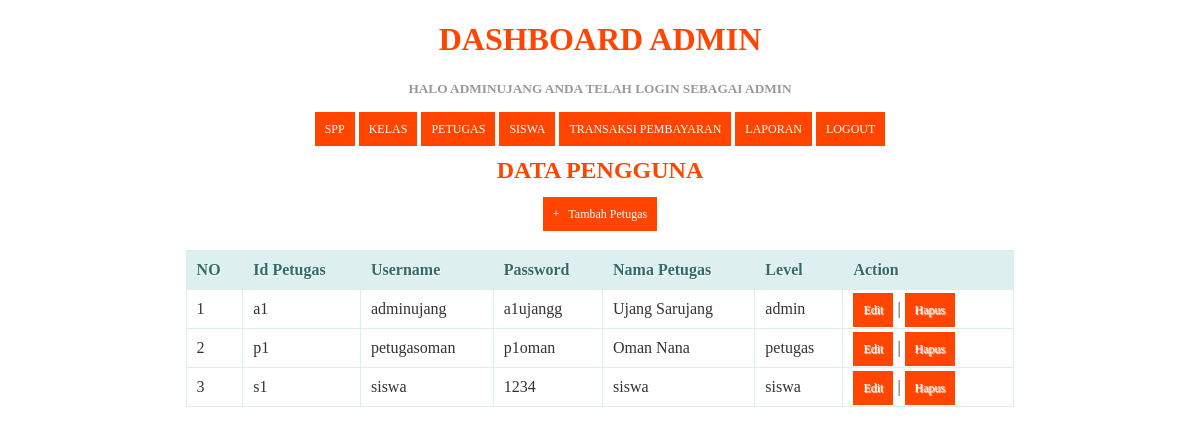
The app's page /petugas.php (signed in) with its own data.
### tables this page shows
CREATE TABLE IF NOT EXISTS `petugas` (
  `id_petugas` varchar(10) NOT NULL,
  `username` varchar(20) NOT NULL,
  `password` varchar(20) NOT NULL,
  `nama_petugas` varchar(30) NOT NULL,
  `level` enum('admin','petugas','siswa') NOT NULL
);

### petugas.php (the view, shortened to what this page needs)
<!DOCTYPE html>
<html>
  <head>
  </head>
<body>
  <?php
  include ('header.php');
?>
    <center><h2>Data Pengguna</h2><center>
    <center><a href="tambah_petugas.php">+ &nbsp; Tambah Petugas </a><center>
    <br/>
    <table>
      <thead>
        <tr>
    <th>NO</th>
    <th>Id Petugas</th>
    <th>Username</th>
    <th>Password</th>
    <th>Nama Petugas</th>
    <th>Level</th>
    <th>Action</th>
        </tr>
    </thead>
    <tbody>
      <?php
      $query = "SELECT * FROM petugas ORDER BY id_petugas";
      $result = mysqli_query($koneksi, $query);
      $no = 1;
      while($row = mysqli_fetch_assoc($result))
      {
      ?>
       <tr>
          <td><?php echo $no; ?></td>
          <td><?php echo $row['id_petugas']; ?></td>
          <td><?php echo $row['username']; ?></td>
          <td><?php echo $row['password']; ?></td>
          <td><?php echo $row['nama_petugas']; ?></td>
          <td><?php echo $row['level']; ?></td>
          <td width="150px">
              <a href="edit_petugas.php?id=<?php echo $row['id_petugas']; ?>">Edit</a> |
              <a href="proses_hapuspetugas.php?id=<?php echo $row['id_petugas']; ?>" onClick="return confirm('Anda yakin akan menghapus data ini?')">Hapus</a>
          </td>
      </tr>
      <?php
        $no++;
      }
      ?>
    </tbody>
    </table>
</body>
</html>

### petugas.php (style rules this page uses)
* { font-family: "Trebuchet MS"; }
h2 { text-transform: uppercase; color: orangered; }
table { border: solid 1px #DDEEEE; border-collapse: collapse; border-spacing: 0; width: 10%; margin: 10px auto 10px auto; }
table thead th { background-color: #000080; border: solid 1px #DDEEEE; color: #336B6B; padding: 10px; text-align: left; text-shadow: 1px 1px 1px #fff; text-decoration: none; }
table tbody td { border: solid 1px #DDEEEE; color: #000080; padding: 10px; text-shadow: 1px 1px 1px #fff; }
a { background-color: orangered; color: #000080; padding: 10px; text-decoration: none; font-size: 12px; }

### header.php (style rules this page uses)
* { font-family: "Trebuchet MS"; }
table { border: solid 1px #DDEEEE; border-collapse: collapse; border-spacing: 0; width: 70%; margin: 10px auto 10px auto; }
table thead th { background-color: #DDEFEF; border: solid 1px #DDEEEE; color: #336B6B; padding: 10px; text-align: left; text-shadow: 1px 1px 1px #fff; text-decoration: none; }
table tbody td { border: solid 1px #DDEEEE; color: #333; padding: 10px; text-shadow: 1px 1px 1px #fff; }
a { background-color: orangered; color: #fff; padding: 10px; text-decoration: none; font-size: 12px; }

### records on screen
petugas: id_petugas "a1", username "adminujang", password "a1ujangg", nama_petugas "Ujang Sarujang", level "admin"
petugas: id_petugas "p1", username "petugasoman", password "p1oman", nama_petugas "Oman Nana", level "petugas"
petugas: id_petugas "s1", username "siswa", password "1234", nama_petugas "siswa", level "siswa"

### other values on screen
$_SESSION['username'] "ADMINUJANG"
$_SESSION['level'] "ADMIN"
